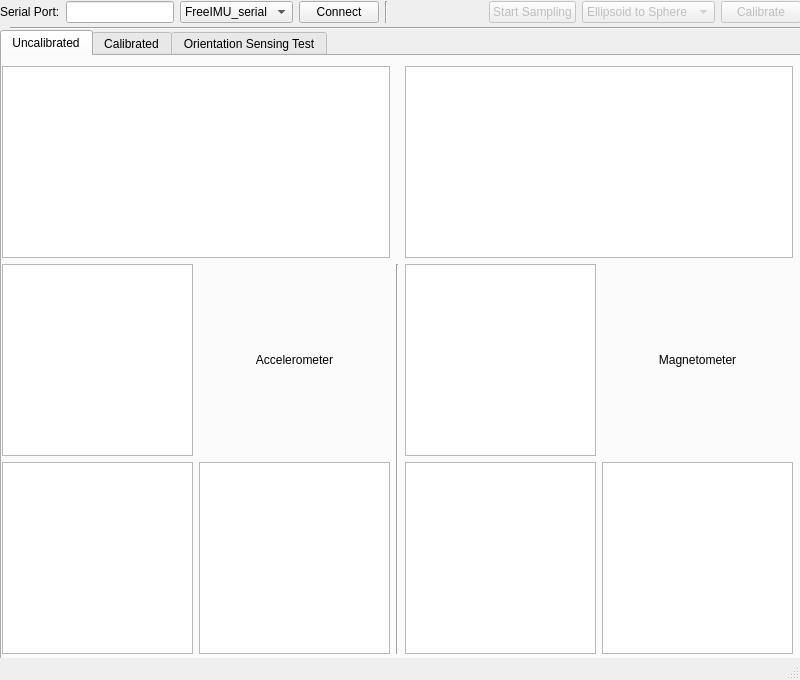
<?xml version="1.0" encoding="UTF-8"?>
<ui version="4.0">
 <class>FreeIMUCal</class>
 <widget class="QMainWindow" name="FreeIMUCal">
  <property name="geometry">
   <rect>
    <x>0</x>
    <y>0</y>
    <width>800</width>
    <height>680</height>
   </rect>
  </property>
  <property name="sizePolicy">
   <sizepolicy hsizetype="Fixed" vsizetype="Fixed">
    <horstretch>0</horstretch>
    <verstretch>0</verstretch>
   </sizepolicy>
  </property>
  <property name="minimumSize">
   <size>
    <width>800</width>
    <height>600</height>
   </size>
  </property>
  <property name="maximumSize">
   <size>
    <width>800</width>
    <height>680</height>
   </size>
  </property>
  <property name="windowTitle">
   <string>FreeIMU Calibration Application</string>
  </property>
  <property name="documentMode">
   <bool>false</bool>
  </property>
  <widget class="QWidget" name="centralwidget">
   <property name="sizePolicy">
    <sizepolicy hsizetype="Maximum" vsizetype="Maximum">
     <horstretch>0</horstretch>
     <verstretch>0</verstretch>
    </sizepolicy>
   </property>
   <widget class="Line" name="line">
    <property name="geometry">
     <rect>
      <x>10</x>
      <y>20</y>
      <width>791</width>
      <height>16</height>
     </rect>
    </property>
    <property name="orientation">
     <enum>Qt::Horizontal</enum>
    </property>
   </widget>
   <widget class="QWidget" name="gridLayoutWidget">
    <property name="geometry">
     <rect>
      <x>0</x>
      <y>0</y>
      <width>801</width>
      <height>25</height>
     </rect>
    </property>
    <layout class="QGridLayout" name="gridLayout" rowstretch="0">
     <property name="sizeConstraint">
      <enum>QLayout::SetDefaultConstraint</enum>
     </property>
     <item row="0" column="4">
      <widget class="Line" name="line_2">
       <property name="orientation">
        <enum>Qt::Vertical</enum>
       </property>
      </widget>
     </item>
     <item row="0" column="7">
      <widget class="QPushButton" name="samplingToggleButton">
       <property name="enabled">
        <bool>false</bool>
       </property>
       <property name="toolTip">
        <string>Toggle Start/Stop sampling of sensor data from the IMU</string>
       </property>
       <property name="text">
        <string>Start Sampling</string>
       </property>
       <property name="autoDefault">
        <bool>false</bool>
       </property>
       <property name="default">
        <bool>false</bool>
       </property>
       <property name="flat">
        <bool>false</bool>
       </property>
      </widget>
     </item>
     <item row="0" column="1">
      <widget class="QLineEdit" name="serialPortEdit"/>
     </item>
     <item row="0" column="9">
      <widget class="QPushButton" name="calibrateButton">
       <property name="enabled">
        <bool>false</bool>
       </property>
       <property name="toolTip">
        <string>Run calibration algorithm over the data collected</string>
       </property>
       <property name="text">
        <string>Calibrate</string>
       </property>
      </widget>
     </item>
     <item row="0" column="0">
      <widget class="QLabel" name="label">
       <property name="text">
        <string>Serial Port:</string>
       </property>
      </widget>
     </item>
     <item row="0" column="8">
      <widget class="QComboBox" name="calAlgorithmComboBox">
       <property name="enabled">
        <bool>false</bool>
       </property>
       <property name="toolTip">
        <string>&lt;html&gt;&lt;head/&gt;&lt;body&gt;&lt;p&gt;Calibration Algorithm used.&lt;/p&gt;&lt;/body&gt;&lt;/html&gt;</string>
       </property>
       <item>
        <property name="text">
         <string>Ellipsoid to Sphere</string>
        </property>
       </item>
      </widget>
     </item>
     <item row="0" column="3">
      <widget class="QPushButton" name="connectButton">
       <property name="toolTip">
        <string>Connect or Disconnect from the Arduino</string>
       </property>
       <property name="text">
        <string>Connect</string>
       </property>
      </widget>
     </item>
     <item row="0" column="6">
      <spacer name="horizontalSpacer">
       <property name="orientation">
        <enum>Qt::Horizontal</enum>
       </property>
       <property name="sizeHint" stdset="0">
        <size>
         <width>40</width>
         <height>20</height>
        </size>
       </property>
      </spacer>
     </item>
     <item row="0" column="2">
      <widget class="QComboBox" name="serialProtocol">
       <property name="enabled">
        <bool>true</bool>
       </property>
       <property name="toolTip">
        <string>Serial Protocol to Communicate with IMU</string>
       </property>
       <item>
        <property name="text">
         <string>FreeIMU_serial</string>
        </property>
       </item>
      </widget>
     </item>
    </layout>
   </widget>
   <widget class="QTabWidget" name="tabWidget">
    <property name="geometry">
     <rect>
      <x>0</x>
      <y>30</y>
      <width>801</width>
      <height>631</height>
     </rect>
    </property>
    <property name="currentIndex">
     <number>0</number>
    </property>
    <widget class="QWidget" name="uncalibratedTab">
     <attribute name="title">
      <string>Uncalibrated</string>
     </attribute>
     <widget class="QWidget" name="gridLayoutWidget_4">
      <property name="geometry">
       <rect>
        <x>0</x>
        <y>10</y>
        <width>791</width>
        <height>588</height>
       </rect>
      </property>
      <layout class="QGridLayout" name="gridLayout_4" rowstretch="0,0">
       <property name="sizeConstraint">
        <enum>QLayout::SetMaximumSize</enum>
       </property>
       <item row="1" column="0">
        <layout class="QGridLayout" name="gridLayout_5">
         <item row="0" column="1">
          <widget class="QLabel" name="label_2">
           <property name="text">
            <string>Accelerometer</string>
           </property>
           <property name="alignment">
            <set>Qt::AlignCenter</set>
           </property>
          </widget>
         </item>
         <item row="1" column="0">
          <widget class="PlotWidget" name="accYZ">
           <property name="sizePolicy">
            <sizepolicy hsizetype="Expanding" vsizetype="Expanding">
             <horstretch>0</horstretch>
             <verstretch>1</verstretch>
            </sizepolicy>
           </property>
          </widget>
         </item>
         <item row="1" column="1">
          <widget class="PlotWidget" name="accZX">
           <property name="sizePolicy">
            <sizepolicy hsizetype="Expanding" vsizetype="Expanding">
             <horstretch>0</horstretch>
             <verstretch>1</verstretch>
            </sizepolicy>
           </property>
          </widget>
         </item>
         <item row="0" column="0">
          <widget class="PlotWidget" name="accXY">
           <property name="sizePolicy">
            <sizepolicy hsizetype="Expanding" vsizetype="Expanding">
             <horstretch>0</horstretch>
             <verstretch>1</verstretch>
            </sizepolicy>
           </property>
          </widget>
         </item>
        </layout>
       </item>
       <item row="1" column="2">
        <layout class="QGridLayout" name="gridLayout_3" columnstretch="0,0">
         <property name="sizeConstraint">
          <enum>QLayout::SetFixedSize</enum>
         </property>
         <item row="0" column="0">
          <widget class="PlotWidget" name="magnXY">
           <property name="sizePolicy">
            <sizepolicy hsizetype="Expanding" vsizetype="Expanding">
             <horstretch>0</horstretch>
             <verstretch>1</verstretch>
            </sizepolicy>
           </property>
          </widget>
         </item>
         <item row="1" column="0">
          <widget class="PlotWidget" name="magnYZ">
           <property name="sizePolicy">
            <sizepolicy hsizetype="Expanding" vsizetype="Expanding">
             <horstretch>0</horstretch>
             <verstretch>1</verstretch>
            </sizepolicy>
           </property>
          </widget>
         </item>
         <item row="1" column="1">
          <widget class="PlotWidget" name="magnZX">
           <property name="sizePolicy">
            <sizepolicy hsizetype="Expanding" vsizetype="Expanding">
             <horstretch>0</horstretch>
             <verstretch>1</verstretch>
            </sizepolicy>
           </property>
          </widget>
         </item>
         <item row="0" column="1">
          <widget class="QLabel" name="label_3">
           <property name="text">
            <string>Magnetometer</string>
           </property>
           <property name="alignment">
            <set>Qt::AlignCenter</set>
           </property>
          </widget>
         </item>
        </layout>
       </item>
       <item row="0" column="2">
        <widget class="GLViewWidget" name="magn3D">
         <property name="sizePolicy">
          <sizepolicy hsizetype="Expanding" vsizetype="Expanding">
           <horstretch>0</horstretch>
           <verstretch>0</verstretch>
          </sizepolicy>
         </property>
        </widget>
       </item>
       <item row="0" column="0">
        <widget class="GLViewWidget" name="acc3D">
         <property name="sizePolicy">
          <sizepolicy hsizetype="Minimum" vsizetype="Expanding">
           <horstretch>0</horstretch>
           <verstretch>0</verstretch>
          </sizepolicy>
         </property>
        </widget>
       </item>
       <item row="1" column="1">
        <widget class="Line" name="line_3">
         <property name="lineWidth">
          <number>1</number>
         </property>
         <property name="orientation">
          <enum>Qt::Vertical</enum>
         </property>
        </widget>
       </item>
      </layout>
     </widget>
    </widget>
    <widget class="QWidget" name="calibratedTab">
     <attribute name="title">
      <string>Calibrated</string>
     </attribute>
     <widget class="QWidget" name="horizontalLayoutWidget">
      <property name="geometry">
       <rect>
        <x>0</x>
        <y>380</y>
        <width>791</width>
        <height>181</height>
       </rect>
      </property>
      <layout class="QHBoxLayout" name="horizontalLayout">
       <item>
        <widget class="QGroupBox" name="groupBox">
         <property name="title">
          <string>Accelerometer</string>
         </property>
         <property name="alignment">
          <set>Qt::AlignLeading|Qt::AlignLeft|Qt::AlignVCenter</set>
         </property>
         <property name="flat">
          <bool>false</bool>
         </property>
         <property name="checkable">
          <bool>false</bool>
         </property>
         <widget class="QWidget" name="layoutWidget">
          <property name="geometry">
           <rect>
            <x>10</x>
            <y>20</y>
            <width>381</width>
            <height>154</height>
           </rect>
          </property>
          <layout class="QFormLayout" name="formLayout_3">
           <property name="sizeConstraint">
            <enum>QLayout::SetNoConstraint</enum>
           </property>
           <property name="fieldGrowthPolicy">
            <enum>QFormLayout::ExpandingFieldsGrow</enum>
           </property>
           <property name="labelAlignment">
            <set>Qt::AlignLeading|Qt::AlignLeft|Qt::AlignVCenter</set>
           </property>
           <item row="0" column="0">
            <widget class="QLabel" name="label_14">
             <property name="text">
              <string>Offset X</string>
             </property>
            </widget>
           </item>
           <item row="0" column="1">
            <widget class="QLineEdit" name="calRes_acc_OSx"/>
           </item>
           <item row="1" column="0">
            <widget class="QLabel" name="label_15">
             <property name="text">
              <string>Offset Y</string>
             </property>
            </widget>
           </item>
           <item row="1" column="1">
            <widget class="QLineEdit" name="calRes_acc_OSy">
             <property name="sizePolicy">
              <sizepolicy hsizetype="Expanding" vsizetype="Expanding">
               <horstretch>0</horstretch>
               <verstretch>0</verstretch>
              </sizepolicy>
             </property>
            </widget>
           </item>
           <item row="2" column="0">
            <widget class="QLabel" name="label_16">
             <property name="text">
              <string>Offset Z</string>
             </property>
            </widget>
           </item>
           <item row="2" column="1">
            <widget class="QLineEdit" name="calRes_acc_OSz"/>
           </item>
           <item row="3" column="0">
            <widget class="QLabel" name="label_17">
             <property name="text">
              <string>Scale X</string>
             </property>
            </widget>
           </item>
           <item row="3" column="1">
            <widget class="QLineEdit" name="calRes_acc_SCx"/>
           </item>
           <item row="4" column="0">
            <widget class="QLabel" name="label_18">
             <property name="text">
              <string>Scale Y</string>
             </property>
            </widget>
           </item>
           <item row="4" column="1">
            <widget class="QLineEdit" name="calRes_acc_SCy"/>
           </item>
           <item row="5" column="0">
            <widget class="QLabel" name="label_19">
             <property name="text">
              <string>Scale Z</string>
             </property>
            </widget>
           </item>
           <item row="5" column="1">
            <widget class="QLineEdit" name="calRes_acc_SCz"/>
           </item>
          </layout>
         </widget>
        </widget>
       </item>
       <item>
        <widget class="QGroupBox" name="groupBox_2">
         <property name="title">
          <string>Magnetometer</string>
         </property>
         <widget class="QWidget" name="layoutWidget_2">
          <property name="geometry">
           <rect>
            <x>10</x>
            <y>20</y>
            <width>381</width>
            <height>154</height>
           </rect>
          </property>
          <layout class="QFormLayout" name="formLayout_5">
           <property name="sizeConstraint">
            <enum>QLayout::SetNoConstraint</enum>
           </property>
           <property name="fieldGrowthPolicy">
            <enum>QFormLayout::ExpandingFieldsGrow</enum>
           </property>
           <property name="labelAlignment">
            <set>Qt::AlignLeading|Qt::AlignLeft|Qt::AlignVCenter</set>
           </property>
           <item row="0" column="0">
            <widget class="QLabel" name="label_27">
             <property name="text">
              <string>Offset X</string>
             </property>
            </widget>
           </item>
           <item row="0" column="1">
            <widget class="QLineEdit" name="calRes_magn_OSx"/>
           </item>
           <item row="1" column="0">
            <widget class="QLabel" name="label_28">
             <property name="text">
              <string>Offset Y</string>
             </property>
            </widget>
           </item>
           <item row="1" column="1">
            <widget class="QLineEdit" name="calRes_magn_OSy">
             <property name="sizePolicy">
              <sizepolicy hsizetype="Expanding" vsizetype="Expanding">
               <horstretch>0</horstretch>
               <verstretch>0</verstretch>
              </sizepolicy>
             </property>
            </widget>
           </item>
           <item row="2" column="0">
            <widget class="QLabel" name="label_29">
             <property name="text">
              <string>Offset Z</string>
             </property>
            </widget>
           </item>
           <item row="2" column="1">
            <widget class="QLineEdit" name="calRes_magn_OSz"/>
           </item>
           <item row="3" column="0">
            <widget class="QLabel" name="label_30">
             <property name="text">
              <string>Scale X</string>
             </property>
            </widget>
           </item>
           <item row="3" column="1">
            <widget class="QLineEdit" name="calRes_magn_SCx"/>
           </item>
           <item row="4" column="0">
            <widget class="QLabel" name="label_31">
             <property name="text">
              <string>Scale Y</string>
             </property>
            </widget>
           </item>
           <item row="4" column="1">
            <widget class="QLineEdit" name="calRes_magn_SCy"/>
           </item>
           <item row="5" column="0">
            <widget class="QLabel" name="label_32">
             <property name="text">
              <string>Scale Z</string>
             </property>
            </widget>
           </item>
           <item row="5" column="1">
            <widget class="QLineEdit" name="calRes_magn_SCz"/>
           </item>
          </layout>
         </widget>
        </widget>
       </item>
      </layout>
     </widget>
     <widget class="QWidget" name="horizontalLayoutWidget_2">
      <property name="geometry">
       <rect>
        <x>488</x>
        <y>560</y>
        <width>301</width>
        <height>31</height>
       </rect>
      </property>
      <layout class="QHBoxLayout" name="horizontalLayout_2">
       <item>
        <widget class="QPushButton" name="saveCalibrationEEPROMButton">
         <property name="enabled">
          <bool>false</bool>
         </property>
         <property name="toolTip">
          <string>Store the calibration parameters to the microcontroller EEPROM</string>
         </property>
         <property name="text">
          <string>Save to EEPROM</string>
         </property>
        </widget>
       </item>
       <item>
        <widget class="QPushButton" name="saveCalibrationHeaderButton">
         <property name="enabled">
          <bool>false</bool>
         </property>
         <property name="toolTip">
          <string>Store the calibration parameters in an header .h file. When such header is active the EEPROM calibration storage code is disabled thus saving program and data memory.</string>
         </property>
         <property name="text">
          <string>Save to calibration.h</string>
         </property>
        </widget>
       </item>
      </layout>
     </widget>
     <widget class="QWidget" name="horizontalLayoutWidget_3">
      <property name="geometry">
       <rect>
        <x>0</x>
        <y>0</y>
        <width>791</width>
        <height>381</height>
       </rect>
      </property>
      <layout class="QHBoxLayout" name="horizontalLayout_3">
       <item>
        <widget class="QTabWidget" name="tabWidget_2">
         <property name="tabPosition">
          <enum>QTabWidget::South</enum>
         </property>
         <property name="tabShape">
          <enum>QTabWidget::Rounded</enum>
         </property>
         <property name="currentIndex">
          <number>0</number>
         </property>
         <property name="usesScrollButtons">
          <bool>true</bool>
         </property>
         <property name="documentMode">
          <bool>false</bool>
         </property>
         <property name="tabsClosable">
          <bool>false</bool>
         </property>
         <property name="movable">
          <bool>false</bool>
         </property>
         <widget class="QWidget" name="tab">
          <attribute name="title">
           <string>Acc XY</string>
          </attribute>
          <widget class="PlotWidget" name="accXY_cal">
           <property name="geometry">
            <rect>
             <x>0</x>
             <y>0</y>
             <width>781</width>
             <height>351</height>
            </rect>
           </property>
           <property name="sizePolicy">
            <sizepolicy hsizetype="Expanding" vsizetype="Expanding">
             <horstretch>0</horstretch>
             <verstretch>1</verstretch>
            </sizepolicy>
           </property>
          </widget>
         </widget>
         <widget class="QWidget" name="tab_4">
          <attribute name="title">
           <string>Acc YZ</string>
          </attribute>
          <widget class="PlotWidget" name="accYZ_cal">
           <property name="geometry">
            <rect>
             <x>0</x>
             <y>0</y>
             <width>781</width>
             <height>351</height>
            </rect>
           </property>
           <property name="sizePolicy">
            <sizepolicy hsizetype="Expanding" vsizetype="Expanding">
             <horstretch>0</horstretch>
             <verstretch>1</verstretch>
            </sizepolicy>
           </property>
          </widget>
         </widget>
         <widget class="QWidget" name="tab_3">
          <attribute name="title">
           <string>Acc ZX</string>
          </attribute>
          <widget class="PlotWidget" name="accZX_cal">
           <property name="geometry">
            <rect>
             <x>0</x>
             <y>0</y>
             <width>781</width>
             <height>351</height>
            </rect>
           </property>
           <property name="sizePolicy">
            <sizepolicy hsizetype="Expanding" vsizetype="Expanding">
             <horstretch>0</horstretch>
             <verstretch>1</verstretch>
            </sizepolicy>
           </property>
          </widget>
         </widget>
         <widget class="QWidget" name="tab_7">
          <attribute name="title">
           <string>Acc 3D</string>
          </attribute>
          <widget class="GLViewWidget" name="acc3D_cal">
           <property name="geometry">
            <rect>
             <x>0</x>
             <y>0</y>
             <width>389</width>
             <height>351</height>
            </rect>
           </property>
           <property name="sizePolicy">
            <sizepolicy hsizetype="Minimum" vsizetype="Expanding">
             <horstretch>0</horstretch>
             <verstretch>0</verstretch>
            </sizepolicy>
           </property>
          </widget>
         </widget>
        </widget>
       </item>
       <item>
        <widget class="QTabWidget" name="tabWidget_3">
         <property name="tabPosition">
          <enum>QTabWidget::South</enum>
         </property>
         <property name="tabShape">
          <enum>QTabWidget::Rounded</enum>
         </property>
         <property name="currentIndex">
          <number>0</number>
         </property>
         <property name="usesScrollButtons">
          <bool>true</bool>
         </property>
         <property name="documentMode">
          <bool>false</bool>
         </property>
         <property name="tabsClosable">
          <bool>false</bool>
         </property>
         <property name="movable">
          <bool>false</bool>
         </property>
         <widget class="QWidget" name="tab_2">
          <attribute name="title">
           <string>Magn XY</string>
          </attribute>
          <widget class="PlotWidget" name="magnXY_cal">
           <property name="geometry">
            <rect>
             <x>0</x>
             <y>0</y>
             <width>781</width>
             <height>351</height>
            </rect>
           </property>
           <property name="sizePolicy">
            <sizepolicy hsizetype="Expanding" vsizetype="Expanding">
             <horstretch>0</horstretch>
             <verstretch>1</verstretch>
            </sizepolicy>
           </property>
          </widget>
         </widget>
         <widget class="QWidget" name="tab_5">
          <attribute name="title">
           <string>Magn YZ</string>
          </attribute>
          <widget class="PlotWidget" name="magnYZ_cal">
           <property name="geometry">
            <rect>
             <x>0</x>
             <y>0</y>
             <width>781</width>
             <height>351</height>
            </rect>
           </property>
           <property name="sizePolicy">
            <sizepolicy hsizetype="Expanding" vsizetype="Expanding">
             <horstretch>0</horstretch>
             <verstretch>1</verstretch>
            </sizepolicy>
           </property>
          </widget>
         </widget>
         <widget class="QWidget" name="tab_6">
          <attribute name="title">
           <string>Magn ZX</string>
          </attribute>
          <widget class="PlotWidget" name="magnZX_cal">
           <property name="geometry">
            <rect>
             <x>0</x>
             <y>0</y>
             <width>781</width>
             <height>351</height>
            </rect>
           </property>
           <property name="sizePolicy">
            <sizepolicy hsizetype="Expanding" vsizetype="Expanding">
             <horstretch>0</horstretch>
             <verstretch>1</verstretch>
            </sizepolicy>
           </property>
          </widget>
         </widget>
         <widget class="QWidget" name="tab_8">
          <attribute name="title">
           <string>Magn 3D</string>
          </attribute>
          <widget class="GLViewWidget" name="magn3D_cal">
           <property name="geometry">
            <rect>
             <x>0</x>
             <y>0</y>
             <width>389</width>
             <height>351</height>
            </rect>
           </property>
           <property name="sizePolicy">
            <sizepolicy hsizetype="Minimum" vsizetype="Expanding">
             <horstretch>0</horstretch>
             <verstretch>0</verstretch>
            </sizepolicy>
           </property>
          </widget>
         </widget>
        </widget>
       </item>
      </layout>
     </widget>
     <widget class="QWidget" name="horizontalLayoutWidget_4">
      <property name="geometry">
       <rect>
        <x>0</x>
        <y>560</y>
        <width>161</width>
        <height>31</height>
       </rect>
      </property>
      <layout class="QHBoxLayout" name="horizontalLayout_4">
       <item>
        <widget class="QPushButton" name="clearCalibrationEEPROMButton">
         <property name="enabled">
          <bool>false</bool>
         </property>
         <property name="toolTip">
          <string>&lt;html&gt;&lt;head/&gt;&lt;body&gt;&lt;p&gt;Clear any calibration parameter from the microcontroller EEPROM&lt;/p&gt;&lt;/body&gt;&lt;/html&gt;</string>
         </property>
         <property name="text">
          <string>Clear EEPROM</string>
         </property>
        </widget>
       </item>
      </layout>
     </widget>
    </widget>
    <widget class="QWidget" name="tab_9">
     <attribute name="title">
      <string>Orientation Sensing Test</string>
     </attribute>
     <widget class="QLabel" name="label_4">
      <property name="geometry">
       <rect>
        <x>290</x>
        <y>270</y>
        <width>261</width>
        <height>16</height>
       </rect>
      </property>
      <property name="text">
       <string>To Be Implemented</string>
      </property>
     </widget>
    </widget>
   </widget>
  </widget>
  <widget class="QStatusBar" name="statusbar"/>
 </widget>
 <customwidgets>
  <customwidget>
   <class>PlotWidget</class>
   <extends>QGraphicsView</extends>
   <header>pyqtgraph</header>
  </customwidget>
  <customwidget>
   <class>GLViewWidget</class>
   <extends>QGraphicsView</extends>
   <header>pyqtgraph.opengl</header>
  </customwidget>
 </customwidgets>
 <resources/>
 <connections/>
</ui>
